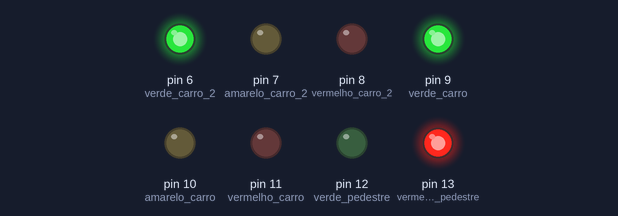
The sketch below on a simulated Arduino Uno, built with avr-gcc and run on an emulated ATmega328P. Shown: output pins drawn as LEDs (lit = HIGH).

Above: at 2.0 s.
At 4.3 s:
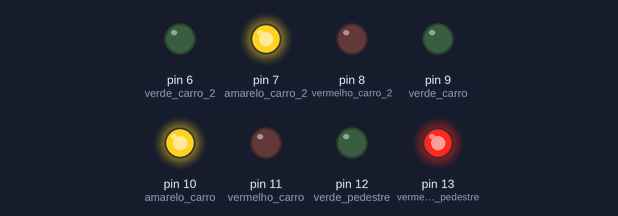
At 5.6 s:
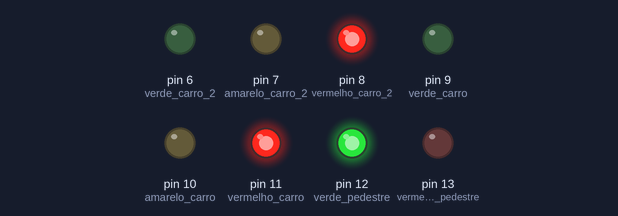
Timing chart, 0 to 8.6 s (numbered marks = the images above):
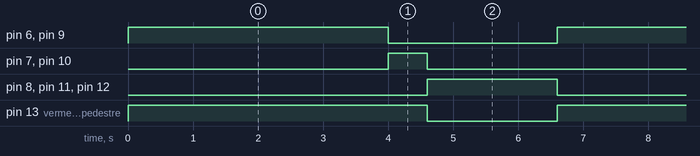

Measured:
- by itself, pin 6 (verde_carro_2), pin 9 (verde_carro): alternates HIGH for 4.0 s and LOW for 2.6 s
- by itself, pin 7 (amarelo_carro_2), pin 10 (amarelo_carro): alternates HIGH for 0.60 s and LOW for 6.0 s
- by itself, pin 8 (vermelho_carro_2), pin 11 (vermelho_carro), pin 12 (verde_pedestre): alternates HIGH for 2.0 s and LOW for 4.6 s
- by itself, pin 13 (vermelho_pedestre): alternates HIGH for 4.6 s and LOW for 2.0 s

The sketch:

semaforo.ino
```cpp
//github - https://github.com/afonsofarias

void setup()
{
  pinMode(13, OUTPUT); //vermelho pedestre
  pinMode(12, OUTPUT); //verde pedestre
  pinMode(11, OUTPUT); //vermelho carro
  pinMode(10, OUTPUT); //amarelo carro
  pinMode(9, OUTPUT); // verde carro
  pinMode(8, OUTPUT); // vermelho carro 2
  pinMode(7, OUTPUT); // amarelo carro 2
  pinMode(6, OUTPUT); // verde carro 2
}

void loop()
{
  //pedestre parado e carros andando
  digitalWrite(13, HIGH);//vermelho pedestre
  digitalWrite(9, HIGH);// verde carro
  digitalWrite(6, HIGH);// verde carro 2
  digitalWrite(12, LOW);//verde pedestre
  digitalWrite(10, LOW); // amarelo carro
  digitalWrite(11, LOW); // vermelho carro
  digitalWrite(7, LOW); // amarelo carro 2
  digitalWrite(8, LOW); // vermelho carro 2
  delay(4000); //40 ANOS LOGO COLOQUEI 4000

  //atenção
  digitalWrite(9, LOW);// verde carro
  digitalWrite(6, LOW);// verde carro 2
  digitalWrite(7, HIGH); // amarelo carro 2
  digitalWrite(10, HIGH); // amarelo carro
  digitalWrite(13, HIGH);//vermelho pedestre
  delay(600); // NASCI DIA 24 ENTAO 6 LOGO COLOQUEI 600

  //pedestre andando e carro parado
  digitalWrite(13, LOW);//vermelho pedestre
  digitalWrite(12, HIGH);//verde pedestre
  digitalWrite(9, LOW);// verde carro
  digitalWrite(10, LOW); // amarelo carro
  digitalWrite(11, HIGH); // vermelho carro
  digitalWrite(6, LOW);// verde carro 2
  digitalWrite(7, LOW); // amarelo carro 2
  digitalWrite(8, HIGH); // vermelho carro 2
  delay(2000); // METADE DE 40 ANOS = 20 LOGO COLOQUEI 2000

}
```

semaforo.cpp
```cpp
//github - https://github.com/afonsofarias

void setup()
{
  pinMode(13, OUTPUT); //vermelho pedestre
  pinMode(12, OUTPUT); //verde pedestre
  pinMode(11, OUTPUT); //vermelho carro
  pinMode(10, OUTPUT); //amarelo carro
  pinMode(9, OUTPUT); // verde carro
  pinMode(8, OUTPUT); // vermelho carro 2
  pinMode(7, OUTPUT); // amarelo carro 2
  pinMode(6, OUTPUT); // verde carro 2
}

void loop()
{
  //pedestre parado e carros andando
  digitalWrite(13, HIGH);//vermelho pedestre
  digitalWrite(9, HIGH);// verde carro
  digitalWrite(6, HIGH);// verde carro 2
  digitalWrite(12, LOW);//verde pedestre
  digitalWrite(10, LOW); // amarelo carro
  digitalWrite(11, LOW); // vermelho carro
  digitalWrite(7, LOW); // amarelo carro 2
  digitalWrite(8, LOW); // vermelho carro 2
  delay(4000); //40 ANOS LOGO COLOQUEI 4000

  //atenção
  digitalWrite(9, LOW);// verde carro
  digitalWrite(6, LOW);// verde carro 2
  digitalWrite(7, HIGH); // amarelo carro 2
  digitalWrite(10, HIGH); // amarelo carro
  digitalWrite(13, HIGH);//vermelho pedestre
  delay(600); // NASCI DIA 24 ENTAO 6 LOGO COLOQUEI 600

  //pedestre andando e carro parado
  digitalWrite(13, LOW);//vermelho pedestre
  digitalWrite(12, HIGH);//verde pedestre
  digitalWrite(9, LOW);// verde carro
  digitalWrite(10, LOW); // amarelo carro
  digitalWrite(11, HIGH); // vermelho carro
  digitalWrite(6, LOW);// verde carro 2
  digitalWrite(7, LOW); // amarelo carro 2
  digitalWrite(8, HIGH); // vermelho carro 2
  delay(2000); // METADE DE 40 ANOS = 20 LOGO COLOQUEI 2000

}
```
